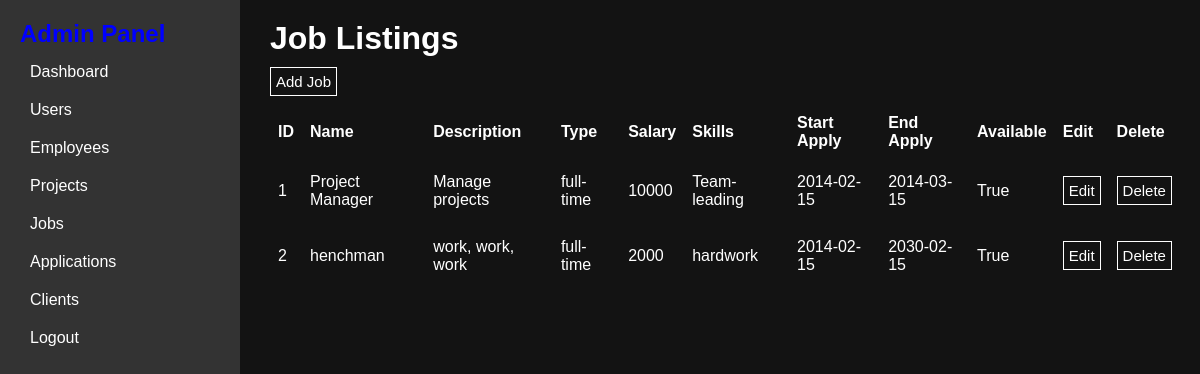
The page /showJobs on the database as committed earlier.
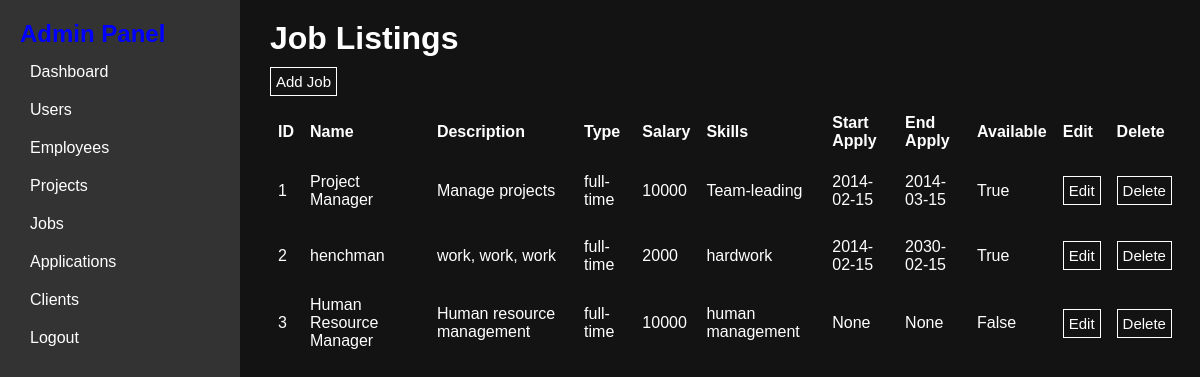
The same page on the database as committed later.
### mainApp/models.py (models this page shows)
class Job(db.Model):
    id = db.Column(db.Integer, primary_key=True, nullable=False, autoincrement=True)
    name = db.Column(db.String(50), nullable=False)
    isAvailable = db.Column(db.Boolean, default=True)
    job_description = db.Column(db.String(300), default='No information')
    salary = db.Column(db.Integer)
    skills = db.Column(db.String(100))
    startApply = db.Column(db.Date, default=datetime.date.today())
    endApply = db.Column(db.Date, default=None)
    type = db.Column(db.String(10), default="Full time")
    EMPLOYEE = db.relationship('Employee', backref='employee', cascade='all,delete-orphan')
    APPLICANT = db.relationship('Applicant', backref='applicant', cascade='all,delete-orphan')

### mainApp/auth.py (the view)
@auth.route('/showJobs')
def showJobs():
    jobs = Job.query.all()
    return render_template('admin/showJobs.html', jobs=jobs)

### mainApp/templates/admin/showJobs.html (shortened to what this page needs)
{% extends 'base.html' %}
{% block body %}
    {% include 'sidebar.html' %}
	<div class="main-content">
    <h1>Job Listings</h1>
		<button>Add Job</button>
    <table>
      <thead>
        <tr>
          <th>ID</th>
          <th>Name</th>
          <th>Description</th>
          <th>Type</th>
          <th>Salary</th>
          <th>Skills</th>
          <th>Start Apply</th>
          <th>End Apply</th>
          <th>Available</th>
		  <th>Edit</th>
		  <th>Delete</th>
        </tr>
      </thead>
      <tbody>
        {% for job in jobs %}
        <tr>
          <td>{{ job.id }}</td>
          <td>{{ job.name }}</td>
          <td>{{ job.job_description }}</td>
          <td>{{ job.type }}</td>
          <td>{{ job.salary }}</td>
          <td>{{ job.skills }}</td>
          <td>{{ job.startApply }}</td>
          <td>{{ job.endApply }}</td>
          <td>{{ job.isAvailable }}</td>
		  <td><a href="{{url_for('auth.editJob',id=job.id)}}"><button>Edit</button></a></td>
		  <td><button>Delete</button></td>
        </tr>
        {% endfor %}
      </tbody>
    </table>
	</div>
{% endblock %}

Rows that differ between the two databases and show on the page:
added Job: id "3", name "Human Resource Manager", job_description "Human resource management", type "full-time", salary "10000", skills "human management", startApply "None", endApply "None", isAvailable "False"
